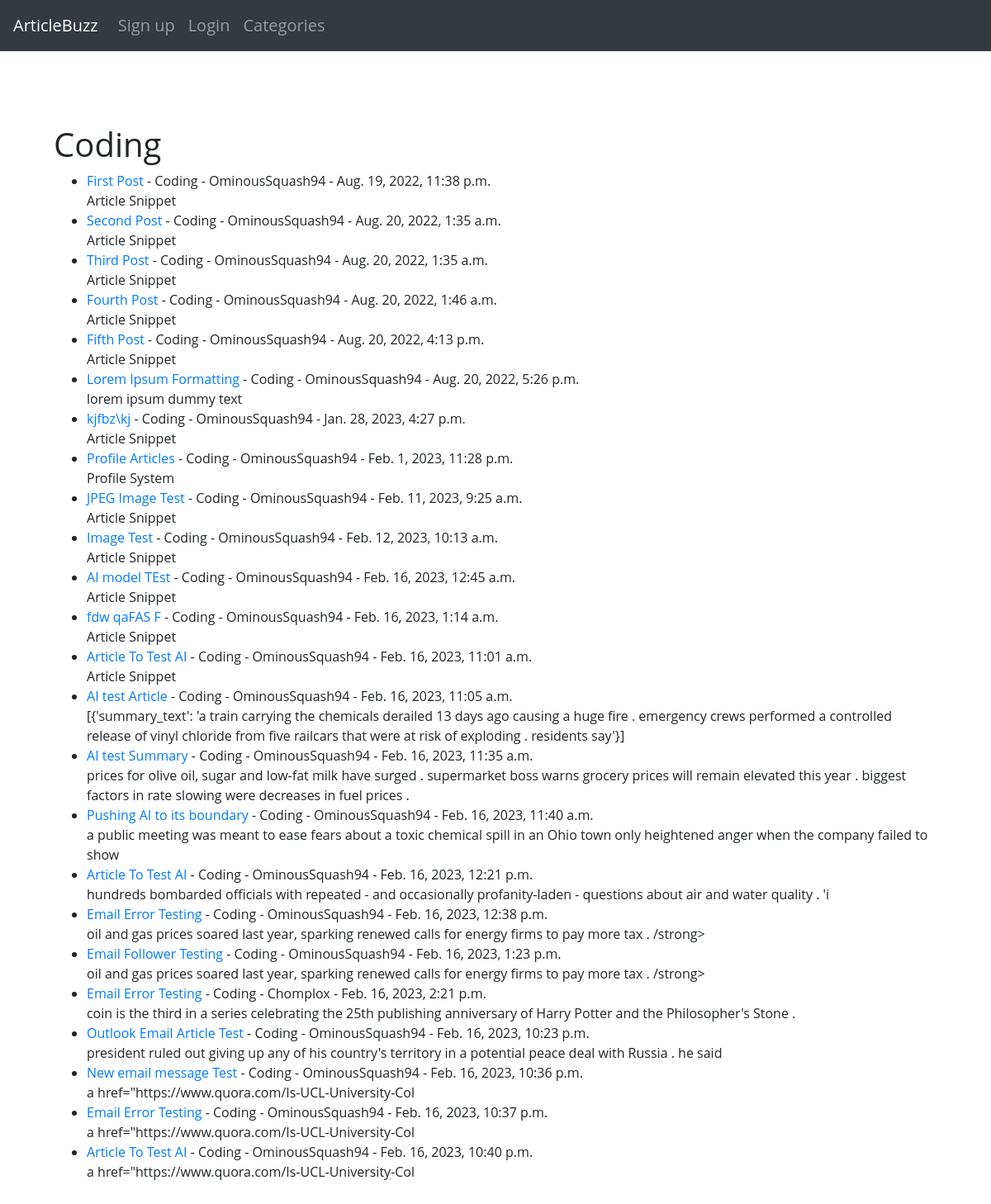
The page /category/Coding on the database as committed earlier.
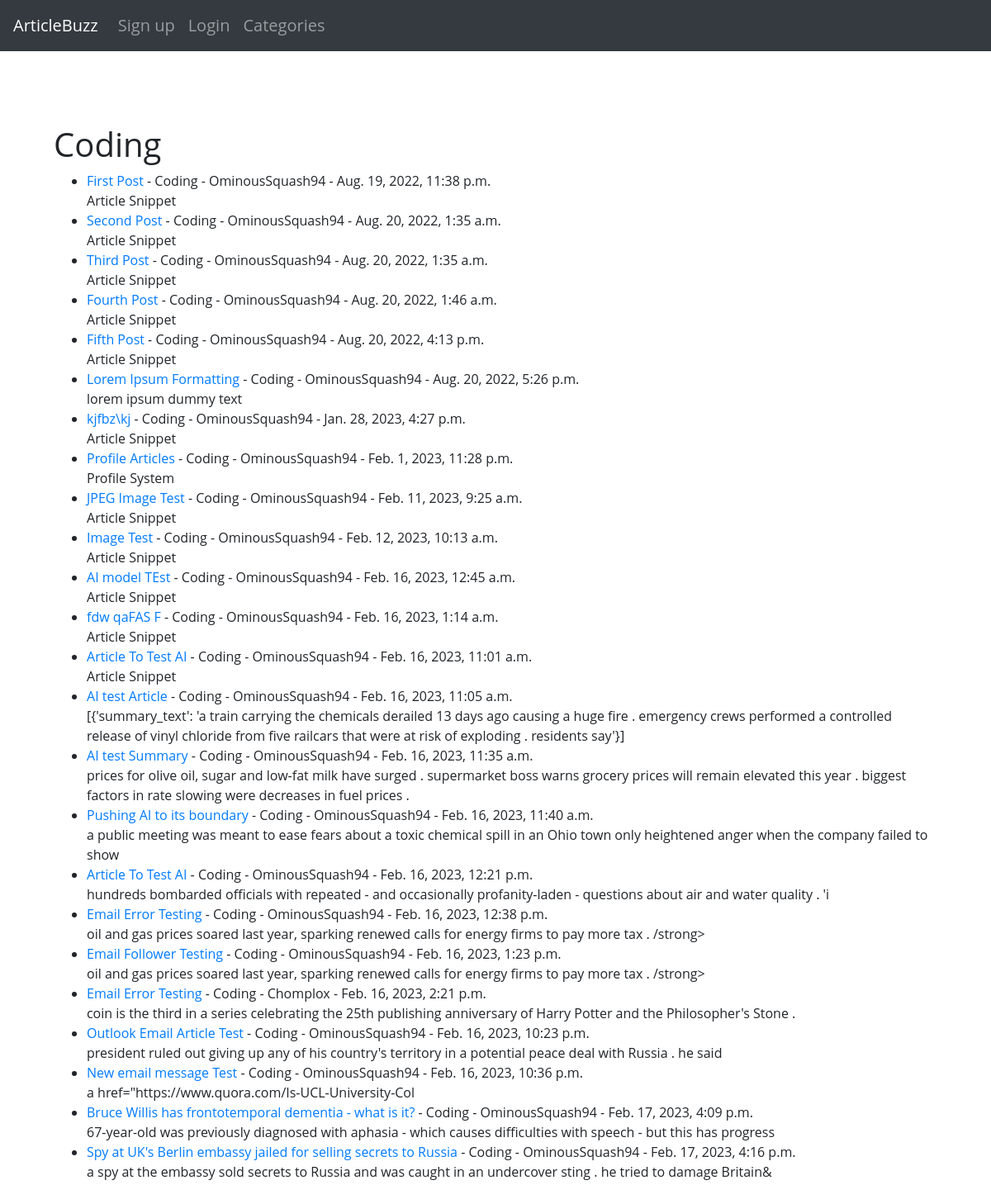
The same page on the database as committed later.
### theblog/models.py (models this page shows, shortened)
class Post(models.Model):
	title = models.CharField(max_length = 255) # Title Field
	author = models.ForeignKey(User, on_delete = models.CASCADE) # Deletes blog posts for a user if they delete account
	header_image = models.ImageField(null = True, blank = True, upload_to = 'uploads/images', default = None)
	body = RichTextField(blank= True, null = True)
	date_published = models.DateTimeField(auto_now_add = True) # Automatically adds the date
	likes = models.ManyToManyField(User, related_name ='blog_post') # Updating count of the upvotes
	tags = models.CharField(max_length = 255, default = 'Coding') # List of tags from the Tag table
	snippet  = models.CharField(max_length = 300, default = 'Article Snippet') # Article Snippet field to display on screen
	number_likes = models.IntegerField(default = 0)

### theblog/views.py (the view)
# urls.py: path('category/<str:cats>', CategoryView, name = 'category'),
def CategoryView(request, cats):
	cat_posts = Post.objects.filter(tags = cats)
	return render (request, 'categories.html', {'cats':cats.title(), 'cat_posts':cat_posts})

### theblog/templates/categories.html (shortened to what this page needs)
{% extends 'base.html' %}
{%block content%}
{% if cat_posts %}
	<h1>{{cats}}</h1>
	<ul>
	{% for post in cat_posts %}
		<li><a href = "{% url 'article-detail' post.pk %}">{{post.title}}</a>
		 - {{post.tags}}
		 - {{post.author}}
		 - {{post.date_published}}
		 <br>
		{{post.snippet|safe}}
	{% endfor %}
	</ul>
<br>
<br>
{% else %}
	<h1>Sorry this page does not exist</h1>
{% endif %}
{%endblock%}

### theblog/templates/base.html (shortened to what this page needs)
{% load static %}
<!doctype html>
<html lang="en">
  <head>
    <link rel="stylesheet" href="https://cdn.jsdelivr.net/npm/bootstrap@4.3.1/dist/css/bootstrap.min.css">
    <link rel="stylesheet" href="{% static 'theblog/style.css' %}">
  </head>
  <body style="font-family: 'Open Sans', sans-serif;">
      <nav class="navbar navbar-expand-lg navbar-dark bg-dark">
    <a class="navbar-brand" href="{% url 'home' %}">ArticleBuzz</a>
    <div class="collapse navbar-collapse" id="navbarSupportedContent" style="font-size: 20px;">
      <ul class="navbar-nav mr-auto">
        {% if user.is_authenticated %}
          <li class="nav-item">
            <a class="nav-link" href="{% url 'add-article' %}">Write Article</a>
          </li>
          <li class="nav-item">
            <a class="nav-link" aria-current="page" href="{% url 'logout' %}">Logout</a>
          </li>
          <li class = 'nav-item'>
            <a class = 'nav-link' href="{% url 'profile' user.profile.pk %}">
              Profile
            </a>
          </li>
        {% else %}
          <li class="nav-item">
            <a class="nav-link" href="{% url 'register' %}">Sign up</a>
          </li>
          <li class="nav-item">
            <a class="nav-link" href="{% url 'login' %}">Login</a>
          </li>
        {% endif %}
        {% if tag_menu %}
          <li class="nav-item dropdown">
            <a class="nav-link dropdown-toggle" href="#" id="navbarDropdown" role="button" data-toggle="dropdown"  aria-expanded="false">
            Category Menu
            </a>
            <ul class="dropdown-menu" aria-labelledby="navbarDropdown">
              {% for item in tag_menu %}
                <li>
                  <a class="dropdown-item" href="{% url 'category' item %}">{{item}}</a>
                </li>
              {% endfor %}
            </ul>
          </li>
        {% else %}
          <li class="nav-item">
            <a class="nav-link" href="{% url 'category-list' %}">Categories</a>
          </li>
        {% endif %}
      </ul>
    </div>
  </nav>
    <br>
    <div class="main" style="margin: 65px; padding: 0px;">
      {% block content %}
      {% endblock %}
    </div>
  </body>
</html>

### theblog/static/theblog/style.css (style rules this page uses)
body { background-color: white; margin: 0px; padding: 0; }

Rows that differ between the two databases and show on the page:
removed Post: title "Email Error Testing", tags "Coding", author "OminousSquash94", date_published "Feb. 16, 2023, 10:37 p.m.", snippet "a href=\"https://www.quora.com/Is-UCL-University-Col"
removed Post: title "Article To Test AI", tags "Coding", author "OminousSquash94", date_published "Feb. 16, 2023, 10:40 p.m.", snippet "a href=\"https://www.quora.com/Is-UCL-University-Col"
added Post: title "Bruce Willis has frontotemporal dementia - what is it?", tags "Coding", author "OminousSquash94", date_published "Feb. 17, 2023, 4:09 p.m.", snippet "67-year-old was previously diagnosed with aphasia - which causes difficulties with speech - but this has progress"
added Post: title "Spy at UK's Berlin embassy jailed for selling secrets to Russia", tags "Coding", author "OminousSquash94", date_published "Feb. 17, 2023, 4:16 p.m.", snippet "a spy at the embassy sold secrets to Russia and was caught in an undercover sting . he tried to damage Britain&"
